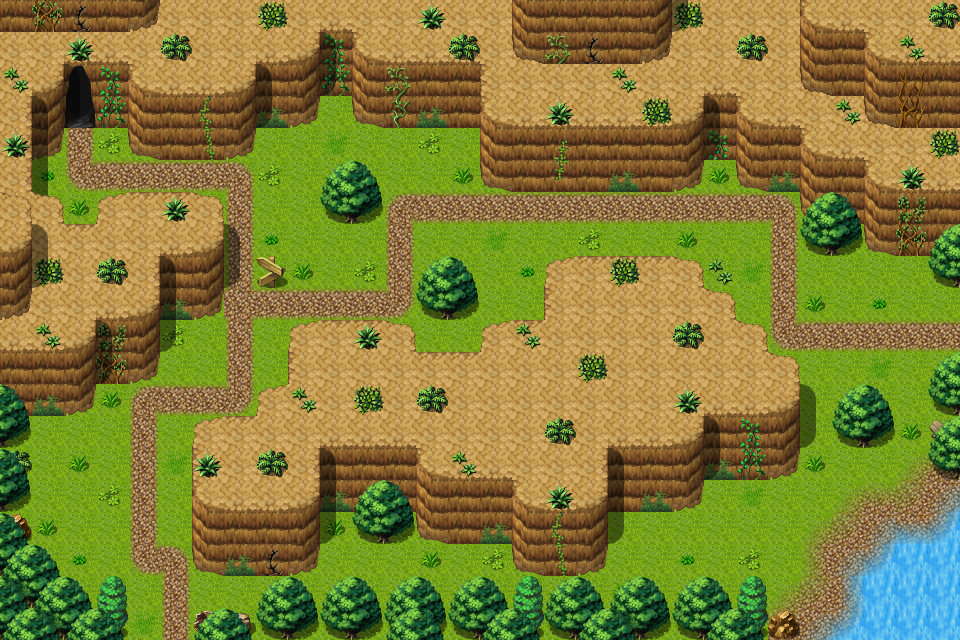

Below is a game level as drawn by its tile map, then a one-line description and the .tmx that defines it (tile-layer data replaced by summaries):
An orthogonal 30x20 tile map with 32x32 px tiles, 3 tile layers (Ground, Objects, Above), 1 hidden layer not drawn, 40 tilesets and 10 objects (6x spawn, 3x mapchange, sign).

<map version="1.0" orientation="orthogonal" width="30" height="20" tilewidth="32" tileheight="32">
 <properties>
  <property name="outdoors" value="1" />
 </properties>
 <tileset firstgid="1" name="map_bed_1" tilewidth="32" tileheight="32">
  <image source="../drawable/map_bed_1.png" width="512" height="256" />
 </tileset>
 <tileset firstgid="129" name="map_border_1" tilewidth="32" tileheight="32">
  <image source="../drawable/map_border_1.png" width="512" height="256" />
 </tileset>
 <tileset firstgid="257" name="map_bridge_1" tilewidth="32" tileheight="32">
  <image source="../drawable/map_bridge_1.png" width="512" height="256" />
 </tileset>
 <tileset firstgid="385" name="map_broken_1" tilewidth="32" tileheight="32">
  <image source="../drawable/map_broken_1.png" width="512" height="256" />
 </tileset>
 <tileset firstgid="513" name="map_cavewall_1" tilewidth="32" tileheight="32">
  <image source="../drawable/map_cavewall_1.png" width="576" height="192" />
 </tileset>
 <tileset firstgid="621" name="map_cavewall_2" tilewidth="32" tileheight="32">
  <image source="../drawable/map_cavewall_2.png" width="576" height="192" />
 </tileset>
 <tileset firstgid="729" name="map_cavewall_3" tilewidth="32" tileheight="32">
  <image source="../drawable/map_cavewall_3.png" width="576" height="192" />
 </tileset>
 <tileset firstgid="837" name="map_chair_table_1" tilewidth="32" tileheight="32">
  <image source="../drawable/map_chair_table_1.png" width="512" height="256" />
 </tileset>
 <tileset firstgid="965" name="map_crate_1" tilewidth="32" tileheight="32">
  <image source="../drawable/map_crate_1.png" width="512" height="256" />
 </tileset>
 <tileset firstgid="1093" name="map_cupboard_1" tilewidth="32" tileheight="32">
  <image source="../drawable/map_cupboard_1.png" width="512" height="256" />
 </tileset>
 <tileset firstgid="1221" name="map_curtain_1" tilewidth="32" tileheight="32">
  <image source="../drawable/map_curtain_1.png" width="512" height="256" />
 </tileset>
 <tileset firstgid="1349" name="map_entrance_1" tilewidth="32" tileheight="32">
  <image source="../drawable/map_entrance_1.png" width="512" height="256" />
 </tileset>
 <tileset firstgid="1477" name="map_fence_1" tilewidth="32" tileheight="32">
  <image source="../drawable/map_fence_1.png" width="512" height="256" />
 </tileset>
 <tileset firstgid="1605" name="map_fence_2" tilewidth="32" tileheight="32">
  <image source="../drawable/map_fence_2.png" width="512" height="256" />
 </tileset>
 <tileset firstgid="1733" name="map_ground_1" tilewidth="32" tileheight="32">
  <image source="../drawable/map_ground_1.png" width="512" height="256" />
 </tileset>
 <tileset firstgid="1861" name="map_ground_2" tilewidth="32" tileheight="32">
  <image source="../drawable/map_ground_2.png" width="512" height="256" />
 </tileset>
 <tileset firstgid="1989" name="map_ground_3" tilewidth="32" tileheight="32">
  <image source="../drawable/map_ground_3.png" width="512" height="256" />
 </tileset>
 <tileset firstgid="2117" name="map_ground_4" tilewidth="32" tileheight="32">
  <image source="../drawable/map_ground_4.png" width="512" height="256" />
 </tileset>
 <tileset firstgid="2245" name="map_ground_5" tilewidth="32" tileheight="32">
  <image source="../drawable/map_ground_5.png" width="512" height="256" />
 </tileset>
 <tileset firstgid="2373" name="map_ground_6" tilewidth="32" tileheight="32">
  <image source="../drawable/map_ground_6.png" width="512" height="256" />
 </tileset>
 <tileset firstgid="2501" name="map_ground_7" tilewidth="32" tileheight="32">
  <image source="../drawable/map_ground_7.png" width="512" height="256" />
 </tileset>
 <tileset firstgid="2629" name="map_ground_8" tilewidth="32" tileheight="32">
  <image source="../drawable/map_ground_8.png" width="512" height="256" />
 </tileset>
 <tileset firstgid="2757" name="map_indoor_1" tilewidth="32" tileheight="32">
  <image source="../drawable/map_indoor_1.png" width="512" height="256" />
 </tileset>
 <tileset firstgid="2885" name="map_kitchen_1" tilewidth="32" tileheight="32">
  <image source="../drawable/map_kitchen_1.png" width="512" height="256" />
 </tileset>
 <tileset firstgid="3013" name="map_outdoor_1" tilewidth="32" tileheight="32">
  <image source="../drawable/map_outdoor_1.png" width="512" height="256" />
 </tileset>
 <tileset firstgid="3141" name="map_pillar_1" tilewidth="32" tileheight="32">
  <image source="../drawable/map_pillar_1.png" width="512" height="256" />
 </tileset>
 <tileset firstgid="3269" name="map_plant_1" tilewidth="32" tileheight="32">
  <image source="../drawable/map_plant_1.png" width="512" height="256" />
 </tileset>
 <tileset firstgid="3397" name="map_rock_1" tilewidth="32" tileheight="32">
  <image source="../drawable/map_rock_1.png" width="512" height="256" />
 </tileset>
 <tileset firstgid="3525" name="map_roof_1" tilewidth="32" tileheight="32">
  <image source="../drawable/map_roof_1.png" width="512" height="256" />
 </tileset>
 <tileset firstgid="3653" name="map_roof_2" tilewidth="32" tileheight="32">
  <image source="../drawable/map_roof_2.png" width="512" height="256" />
 </tileset>
 <tileset firstgid="3781" name="map_shop_1" tilewidth="32" tileheight="32">
  <image source="../drawable/map_shop_1.png" width="512" height="256" />
 </tileset>
 <tileset firstgid="3909" name="map_sign_ladder_1" tilewidth="32" tileheight="32">
  <image source="../drawable/map_sign_ladder_1.png" width="512" height="256" />
 </tileset>
 <tileset firstgid="4037" name="map_table_1" tilewidth="32" tileheight="32">
  <image source="../drawable/map_table_1.png" width="512" height="256" />
 </tileset>
 <tileset firstgid="4165" name="map_trail_1" tilewidth="32" tileheight="32">
  <image source="../drawable/map_trail_1.png" width="512" height="256" />
 </tileset>
 <tileset firstgid="4293" name="map_tree_1" tilewidth="32" tileheight="32">
  <image source="../drawable/map_tree_1.png" width="512" height="256" />
 </tileset>
 <tileset firstgid="4421" name="map_wall_1" tilewidth="32" tileheight="32">
  <image source="../drawable/map_wall_1.png" width="512" height="256" />
 </tileset>
 <tileset firstgid="4549" name="map_wall_2" tilewidth="32" tileheight="32">
  <image source="../drawable/map_wall_2.png" width="480" height="256" />
 </tileset>
 <tileset firstgid="4669" name="map_wall_3" tilewidth="32" tileheight="32">
  <image source="../drawable/map_wall_3.png" width="480" height="256" />
 </tileset>
 <tileset firstgid="4789" name="map_window_1" tilewidth="32" tileheight="32">
  <image source="../drawable/map_window_1.png" width="512" height="256" />
 </tileset>
 <tileset firstgid="4917" name="map_window_2" tilewidth="32" tileheight="32">
  <image source="../drawable/map_window_2.png" width="512" height="256" />
 </tileset>
 <layer name="Ground" width="30" height="20">
  <data>[600 cells, 600 non-empty, 14 distinct tile ids]</data>
 </layer>
 <layer name="Objects" width="30" height="20">
  <data>[600 cells, 259 non-empty, 52 distinct tile ids]</data>
 </layer>
 <layer name="Above" width="30" height="20">
  <data>[600 cells, 85 non-empty, 12 distinct tile ids]</data>
 </layer>
 <layer name="Walkable" width="30" height="20" visible="0">
  <data>[600 cells, 391 non-empty, 1 distinct tile ids]</data>
 </layer>
 <objectgroup name="Mapevents">
  <!-- 4 objects omitted --></objectgroup>
 <objectgroup name="Spawn" visible="0">
  <!-- 5 objects omitted --></objectgroup>
 <objectgroup name="Spawn2" visible="0">
  <!-- 1 objects omitted --></objectgroup>
 <objectgroup name="Keys" />
</map>
<!-- 10 of 10 objects omitted -->
